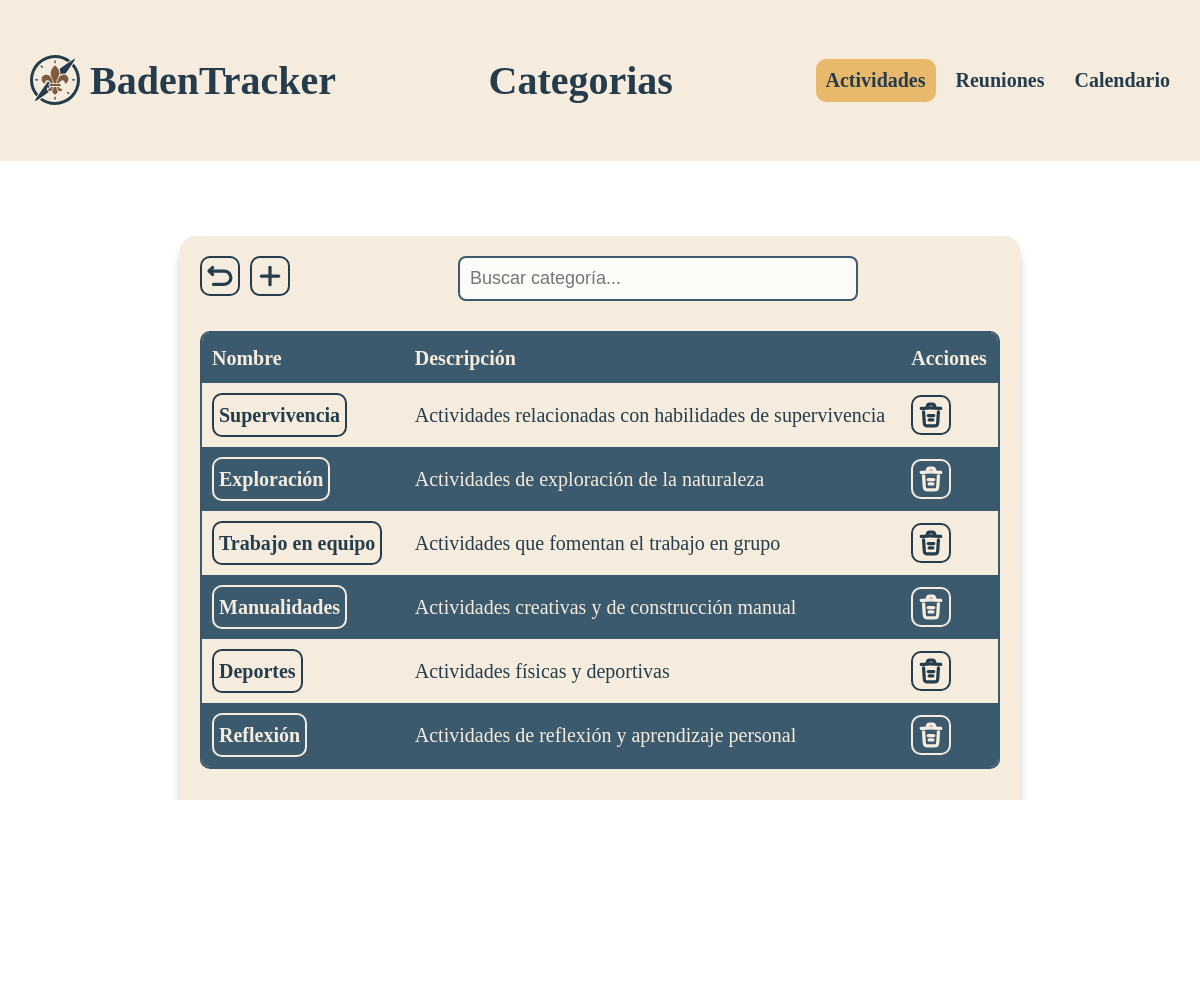
The page /actividades/categorias/index.php on the database its author committed.
### tables this page shows
CREATE TABLE IF NOT EXISTS cat(  
    cat_id      int         NOT NULL PRIMARY KEY AUTO_INCREMENT COMMENT 'Primary Key',
    cat_name    varchar(50) NOT NULL UNIQUE                     COMMENT 'Category Name',
    cat_desc    varchar(255)                                    COMMENT 'Category Description'
);

### .res/funct/funct.php (called while the page is built, shortened)
<?php
function linkDB ():mysqli  {
    $servername = "localhost";
    $database = "badentracker";
    $username = "bt";
    $password = "BadenTracker2025*";
    return new mysqli($servername, $username, $password, $database);
}
?>

### actividades/categorias/index.php (the view, shortened to what this page needs)
<?php
$page = "act";
$title = "Categorias";
require "../../.res/funct/funct.php";
include "../../.res/templates/header.php";
$sql = "
SELECT
    cat.cat_id,
    cat.cat_name,
    cat.cat_desc
FROM cat
";
$query = linkDB() -> query($sql);
?>
<main>
    <a class="but align-left" href="../" title="Volver a Actividades">
    </a>
    <a class="but align-left" href="new" with="50px" aling="left" title="Nuevo objetivo">
        <svg width="400" height="400" viewBox="0 0 12 12" xmlns="http://www.w3.org/2000/svg">
        <path
            d="m 2,6 h 8"
            stroke-width="1.5"
            stroke-linecap="round"
            stroke-linejoin="round"
            id="path1" />
        <path
            d="M 6,10 V 2"
            stroke-width="1.5"
            stroke-linecap="round"
            stroke-linejoin="round"
            id="path2" />
        </svg>
    </a>
    <input type="text" id="searchInput" placeholder="Buscar categoría..." class="search-input" style="margin-left:1rem;">
    <br><br>
    <table class="table-main" id="catTable">
        <tr>
            <th>Nombre</th>
            <th>Descripción</th>
            <th>Acciones</th>
        </tr>
        <?php if ($query->num_rows > 0): ?>
            <?php while ($row = $query->fetch_assoc()): ?>
                <tr>
                    <td>
                        <a class="but2" href="categoria?id=<?= htmlspecialchars($row['cat_id']) ?>">
                            <?= htmlspecialchars($row['cat_name']) ?>
                        </a>
                    </td>
                    <td><?= htmlspecialchars($row['cat_desc']) ?></td>
                    <td>
                        <a class="but align-left" href="categoria/delete.php?id=<?= htmlspecialchars($row['cat_id']) ?>" title="Borrar categoría" onclick="return confirm('¿Estás seguro de que deseas borrar esta categoría?');">
                        </a>
                    </td>
                </tr>
            <?php endwhile; ?>
        <?php else: ?>
            <tr><td colspan="7">No hay categorias disponibles.</td></tr>
        <?php endif; ?>
    </table>
</main>
<?php
include "../../.res/templates/footer.php";
?>

### .res/templates/header.php (shortened to what this page needs)
<!DOCTYPE html>
<html lang="es">
<head>
    <link rel="stylesheet" href="/.res/css/styles.css?v=2">
    <link href="https://cdn.jsdelivr.net/npm/select2@4.1.0-rc.0/dist/css/select2.min.css" rel="stylesheet" />
</head>
<body>
    <header>
        <a href="/" class="logo" title="Inicio">
            <img src="/.res/icon/bt-logo.svg" height="50px">
            <h1>BadenTracker</h1>
        </a>
        <h1 class="titlePage">
            <?php if (isset($title)): ?>
                <?php echo $title; ?>
            <?php endif; ?>
        </h1>
        <div class="hright">
            <a href="/actividades/" title="Ir a actividades"
                <?php
                if ($page == "act")
                    echo 'class = "act"';
                else
                    echo '';
                ?>
            >Actividades</a>
            <a href="/reuniones/" title="Ir a reuniones"
            <?php
                if ($page == "reu")
                    echo 'class = "act"';
                else
                    echo '';
                ?>
            >Reuniones</a>
            <a href="/calendario/" title="Ir a calendario"
            <?php
                if ($page == "cald")
                    echo 'class = "act"';
                else
                    echo '';
                ?>
            >Calendario</a>
        </div>
    </header>

### .res/templates/footer.php (shortened to what this page needs)
    <footer>
        <p>BadenTracker &copy; 2025</p>
    </footer>
</body>
</html>

### .res/css/styles.css (style rules this page uses)
:root { --color001: #f5ecddff; --color002: #253c4cff; --color003: #7d5b3eff; --color004: #3c5a6eff; --color005: #a64e2aff; --color006: #e8b86bff; --color006D: #ba9356ff; --trans: #00000033; }
* { box-sizing: border-box; }
html, body { height: 100%; width: 100%; margin: 0; padding: 0; overflow-x: hidden; }
header { align-items: center; background-color: var(--color001); display: flex; justify-content: space-between; overflow: hidden; padding: 20px; }
header a { align-items: center; border-radius: 10px; color: var(--color002); display: flex; float: left; font-size: 20px; font-weight: bold; gap: 10px; padding: 10px; text-align: center; text-decoration: none; }
header a.logo { align-items: center; display: flex; gap: 10px; text-decoration: none; }
header a.act { background-color: var(--color006); }
.hright { align-items: center; display: flex; float: right; gap: 10px; }
.titlePage { font-size: 40px; font-weight: bold; color: var(--color002); text-align: center; margin: 0 auto; padding: 0 20px; }
main { margin: 20px auto; width: 70%; padding: 20px; background-color: var(--color001); border-radius: 15px; color: var(--color002); font-size: 20px; line-height: 1.5; text-align: center; box-shadow: 0 10px 10px var(--trans); margin-top: 75px; margin-bottom: 75px; min-height: 75%; }
footer { background-color: var(--color001); color: var(--color002); text-align: center; padding: 10px 0; font-weight: bold; }
.but { align-items: center; display: inline-flex; vertical-align: middle; border: 2px solid var(--color002); border-radius: 10px; text-decoration: none; color: var(--color002); stroke: var(--color002); padding: 5px; min-width: 30px; justify-content: center; margin: 0 10px 0 0; font-weight: bold; max-width: 40px; max-height: 40px; }
.but2 { align-items: center; display: inline-flex; vertical-align: middle; border: 2px solid var(--color002); border-radius: 10px; text-decoration: none; color: var(--color002); stroke: var(--color002); padding: 5px; min-width: 30px; justify-content: center; margin: 0 10px 0 0; font-weight: bold; }
.align-left { float: left; margin-left: 0; }
.but svg { height: 100%; width: 100%; }
.table-main { border: 2px solid var(--color004); border-collapse: separate; border-spacing: 0; border-radius: 10px; overflow: hidden; width: 100%; font-size: 20px; line-height: 1.5; text-align: left; vertical-align: middle; }
.table-main tr:nth-child(odd) { background-color: var(--color004); color: var(--color001); }
.table-main tr:nth-child(odd) .but { stroke: var(--color001); border: 2px solid var(--color001); color: var(--color001); }
.table-main tr:nth-child(odd) .but2 { stroke: var(--color001); border: 2px solid var(--color001); color: var(--color001); }
.table-main td, th { padding: 10px; }
input { width: 50%; padding: 10px; border: 2px solid var(--color004); border-radius: 8px; background-color: #ffffffcc; color: var(--color002); font-size: 18px; }

### rows shown on the page
cat: cat_name "Supervivencia", cat_desc "Actividades relacionadas con habilidades de supervivencia"
cat: cat_name "Exploración", cat_desc "Actividades de exploración de la naturaleza"
cat: cat_name "Trabajo en equipo", cat_desc "Actividades que fomentan el trabajo en grupo"
cat: cat_name "Manualidades", cat_desc "Actividades creativas y de construcción manual"
cat: cat_name "Deportes", cat_desc "Actividades físicas y deportivas"
cat: cat_name "Reflexión", cat_desc "Actividades de reflexión y aprendizaje personal"

### other values the page prints
$title "Categorias"
